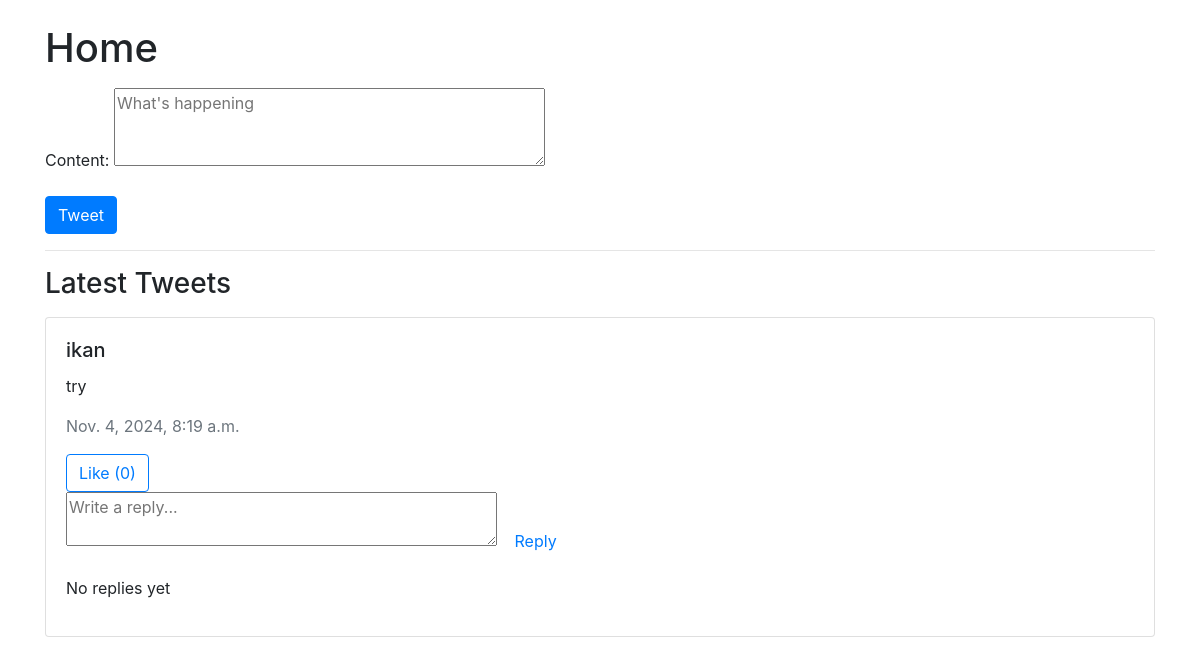
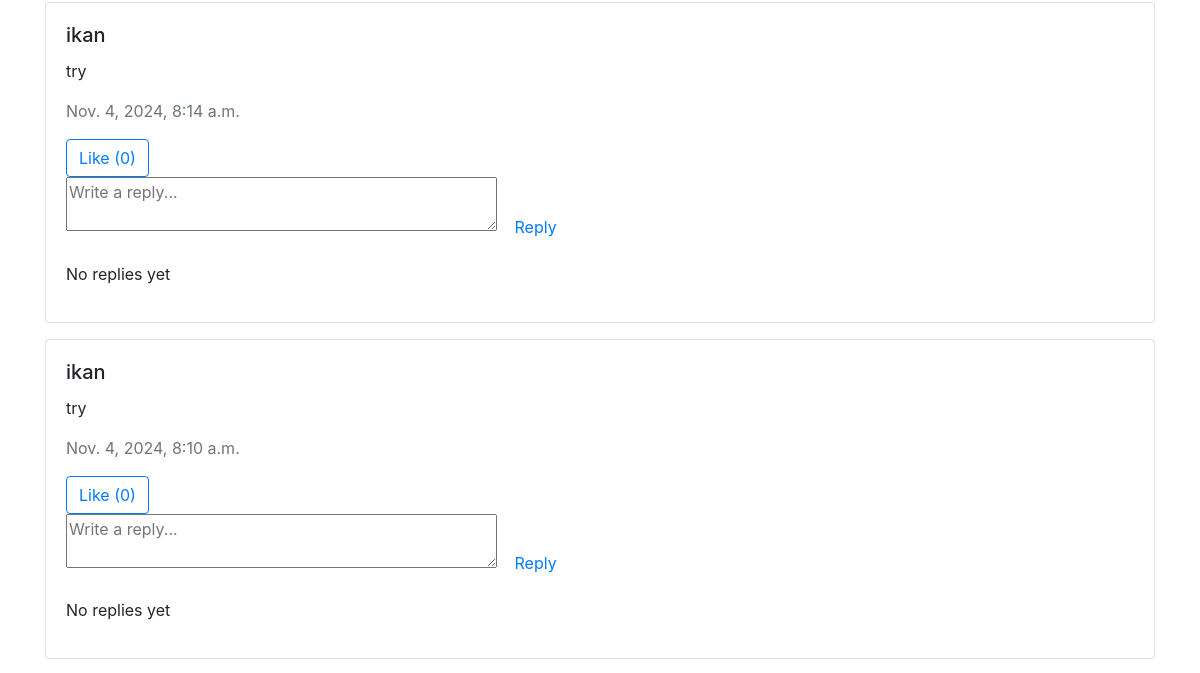
Before: / (signed in, upper part) with the older database file (2 pictures, top to bottom).
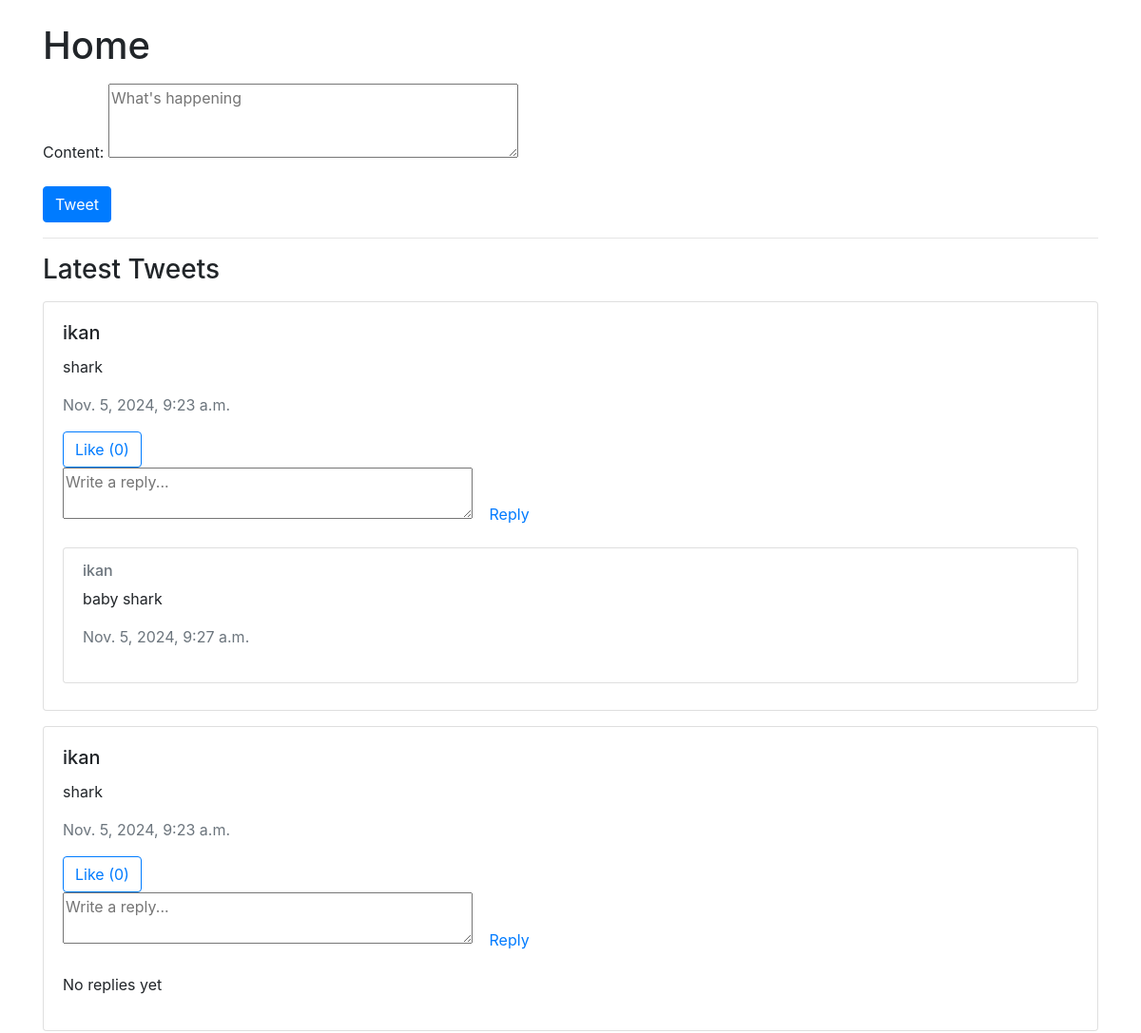
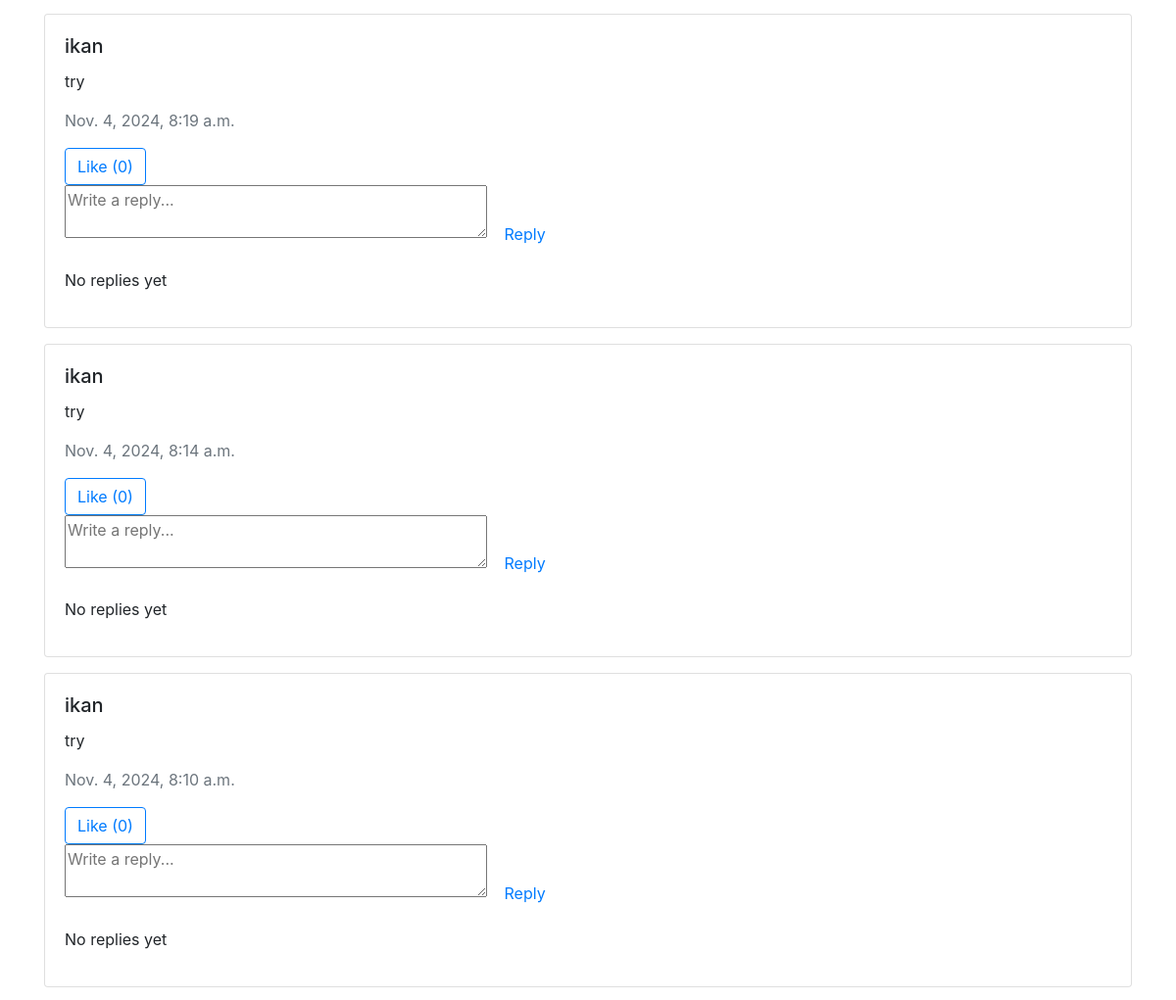
After: the same page with the newer database file (2 pictures, top to bottom).
### main_app/models.py (models this page shows, shortened)
class Tweet(models.Model):
    user = models.ForeignKey(User, on_delete=models.CASCADE)
    content = models.CharField(max_length=200)
    created_at = models.DateTimeField(auto_now_add=True)

class Reply(models.Model):
    tweet = models.ForeignKey(Tweet, on_delete=models.CASCADE, related_name='replies')
    user = models.ForeignKey(User, on_delete=models.CASCADE)
    content = models.TextField()
    created_at = models.DateTimeField(auto_now_add=True)

### main_app/views.py (the view)
# urls.py: path('', views.tweet_list, name='tweet_list'),
@login_required
def tweet_list(request):
    if request.method == 'POST':
        form = TweetForm(request.POST)
        if form.is_valid():
            tweet = form.save(commit=False)
            tweet.user = request.user
            tweet.save()
            return redirect('tweet_list')
    else:
        form = TweetForm()
    tweets = Tweet.objects.all().order_by('-created_at')
    reply_form = ReplyForm()
    return render(request, 'tweet_list.html', {'form': form, 'tweets': tweets, 'reply_form': reply_form})

### main_app/forms.py
class TweetForm(forms.ModelForm):
    class Meta:
        model = Tweet
        fields = ['content']
        widgets = {
            'content': forms.Textarea(attrs={'rows' : 3, 'placeholder' : 'What\'s happening'})
        }

class ReplyForm(forms.ModelForm):
    class Meta:
        model = Reply
        fields = ['content']
        widgets = {
            'content' : forms.Textarea(attrs={'rows': 2, 'placeholder' : 'Write a reply...'})
        }

### main_app/templates/tweet_list.html (shortened to what this page needs)
<!DOCTYPE html>
<html lang="en">
<head>
    <link rel="stylesheet" href="https://stackpath.bootstrapcdn.com/bootstrap/4.3.1/css/bootstrap.min.css">
</head>
<body>
    <div class="container">
        <h1 class="mt-4">Home</h1>
        <form method="post" class="mt-3">
            {{ form.as_p }}
            <button type="submit" class="btn btn-primary">Tweet</button>
        </form>
        <hr>
        <h3>Latest Tweets</h3>
        {% for tweet in tweets %}
            <div class="card my-3">
                <div class="card-body">
                    <h5 class="card-title">{{ tweet.user.username }}</h5>
                    <p class="card-text">{{ tweet.content }}</p>
                    <p class="text-muted">{{ tweet.created_at }}</p>
                    <form method="post" action="{% url 'like_tweet' tweet.id %}">
                        <button type="submit" class="btn btn-outline-primary">
                            Like ({{ tweet.likes.count }})
                        </button>
                    </form>
                    <form method="post" action="{% url 'reply_tweet' tweet.id %}">
                        {{ reply_form.content }}
                        <button type="submit" class="btn btn-link">Reply</button>
                    </form>
                    <div class="replies mt-3">
                        {% for reply in tweet.replies.all %}
                            <div class="card my-2">
                                <div class="card-body">
                                    <h6 class="card-subtitle mb-2 text-muted">{{ reply.user.username }}</h6>
                                    <p class="card-text">{{ reply.content }}</p>
                                    <p  class="text-muted">{{ reply.created_at }}</p>
                                </div>
                            </div>
                        {% empty %}
                            <p>No replies yet</p>
                        {% endfor %}
                    </div>
                </div>
            </div>
        {% empty %}
            <p>No tweets yet.</p>
        {% endfor %}
    </div>
</body>
</html>

Changed rows visible on the page:
added Tweet: user.username "ikan", content "shark", created_at "Nov. 5, 2024, 9:23 a.m.", likes.count "0"
added Reply: user.username "ikan", content "baby shark", created_at "Nov. 5, 2024, 9:27 a.m."
added Tweet: user.username "ikan", content "shark", created_at "Nov. 5, 2024, 9:23 a.m.", likes.count "0"
